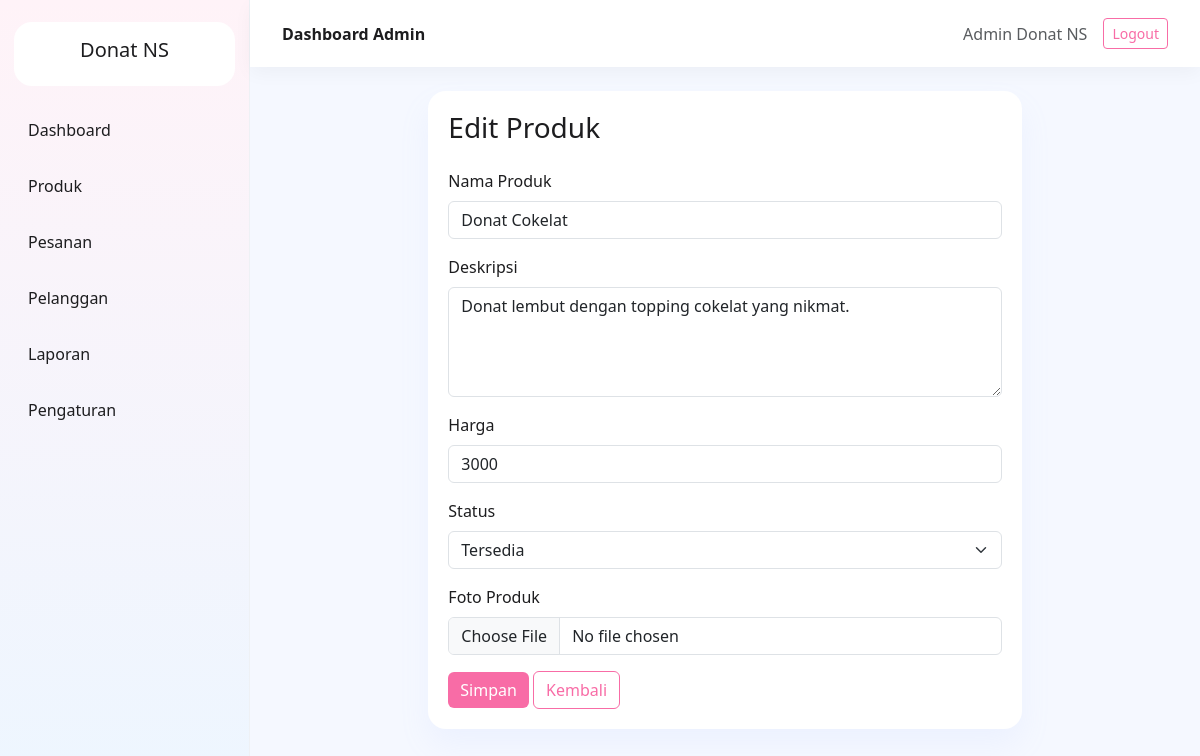
Page /admin/product_edit.php?id=1 (signed in) on the committed database.
### tables this page shows
CREATE TABLE users (
  id INT AUTO_INCREMENT PRIMARY KEY,
  name VARCHAR(255) NOT NULL,
  email VARCHAR(255) NOT NULL UNIQUE,
  phone VARCHAR(50) NOT NULL,
  password VARCHAR(255) NOT NULL,
  role ENUM('admin','customer') NOT NULL DEFAULT 'customer',
  created_at TIMESTAMP DEFAULT CURRENT_TIMESTAMP
);

CREATE TABLE products (
  id INT AUTO_INCREMENT PRIMARY KEY,
  name VARCHAR(255) NOT NULL,
  description TEXT,
  price DECIMAL(12,2) NOT NULL,
  image VARCHAR(255) DEFAULT NULL,
  status ENUM('Tersedia','Habis') NOT NULL DEFAULT 'Tersedia',
  created_at TIMESTAMP DEFAULT CURRENT_TIMESTAMP,
  updated_at TIMESTAMP DEFAULT CURRENT_TIMESTAMP ON UPDATE CURRENT_TIMESTAMP
);

### includes/functions.php (called while the page is built, shortened)
<?php
require_once __DIR__ . '/../config/database.php';
function e($value) {
    return htmlspecialchars((string)$value, ENT_QUOTES, 'UTF-8');
}
function isAdminLoggedIn() {
    return isset($_SESSION['admin_id']);
}
function getCurrentAdmin() {
    $stmt = db()->prepare('SELECT * FROM users WHERE id = :id AND role = "admin" LIMIT 1');
    $stmt->execute([':id' => $_SESSION['admin_id']]);
    return $stmt->fetch();
}

### config/database.php (called while the page is built, shortened)
<?php
function db() {
    static $pdo = null;
    if ($pdo === null) {
        $host = 'localhost';
        $db = 'donat_ns_app';
        $user = 'root';
        $pass = '';
        $charset = 'utf8mb4';
        $dsn = "mysql:host={$host};dbname={$db};charset={$charset}";
        $options = [
            PDO::ATTR_ERRMODE => PDO::ERRMODE_EXCEPTION,
            PDO::ATTR_DEFAULT_FETCH_MODE => PDO::FETCH_ASSOC,
            PDO::ATTR_EMULATE_PREPARES => false,
        ];
        try {
            $pdo = new PDO($dsn, $user, $pass, $options);
        } catch (PDOException $e) {
            http_response_code(500);
            die('Koneksi database gagal. Pastikan MySQL XAMPP aktif dan database donat_ns_app sudah dibuat.');
        }
    }
    return $pdo;
}

### admin/product_edit.php (the view, shortened to what this page needs)
<?php
require_once __DIR__ . '/../config/database.php';
require_once __DIR__ . '/../includes/functions.php';
$id = (int)($_GET['id'] ?? 0);
$stmt = db()->prepare('SELECT * FROM products WHERE id = :id LIMIT 1');
$stmt->execute([':id' => $id]);
$product = $stmt->fetch();
require_once __DIR__ . '/../includes/header_admin.php';
?>
<div class="container-fluid px-4 py-4">
    <div class="row justify-content-center">
        <div class="col-lg-8">
            <div class="summary-card">
                <h3 class="mb-4">Edit Produk</h3>
                <form method="POST" enctype="multipart/form-data">
                    <div class="mb-3"><label class="form-label">Nama Produk</label><input type="text" name="name" class="form-control" value="<?= e($product['name']) ?>" required></div>
                    <div class="mb-3"><label class="form-label">Deskripsi</label><textarea name="description" class="form-control" rows="4" required><?= e($product['description']) ?></textarea></div>
                    <div class="mb-3"><label class="form-label">Harga</label><input type="number" name="price" class="form-control" value="<?= (float)$product['price'] ?>" min="1" step="100" required></div>
                    <div class="mb-3"><label class="form-label">Status</label><select name="status" class="form-select"><option value="Tersedia" <?= $product['status']==='Tersedia' ? 'selected' : '' ?>>Tersedia</option><option value="Habis" <?= $product['status']==='Habis' ? 'selected' : '' ?>>Habis</option></select></div>
                    <div class="mb-3"><label class="form-label">Foto Produk</label><input type="file" name="image" class="form-control"></div>
                    <button type="submit" class="btn btn-pink">Simpan</button>
                    <a href="/donat_ns/admin/products.php" class="btn btn-outline-pink">Kembali</a>
                </form>
            </div>
        </div>
    </div>
</div>
<?php require_once __DIR__ . '/../includes/footer_customer.php'; ?>

### includes/header_admin.php (shortened to what this page needs)
<?php require_once __DIR__ . '/functions.php'; $admin = getCurrentAdmin(); ?>
<!DOCTYPE html>
<html lang="id">
<head>
    <link href="https://cdn.jsdelivr.net/npm/bootstrap@5.3.3/dist/css/bootstrap.min.css" rel="stylesheet">
    <link rel="stylesheet" href="/donat_ns/assets/css/admin.css">
</head>
<body>
<div class="app-shell">
    <?php include __DIR__ . '/sidebar_admin.php'; ?>
    <main class="main-content">
        <nav class="topbar">
            <div class="container-fluid">
                <div class="d-flex justify-content-between align-items-center">
                    <div>
                        <span class="fw-bold">Dashboard Admin</span>
                    </div>
                    <div class="d-flex align-items-center gap-3">
                        <span class="text-muted"><?= e($admin['name'] ?? 'Admin') ?></span>
                        <a href="/donat_ns/admin/logout.php" class="btn btn-sm btn-outline-pink">Logout</a>
                    </div>
                </div>
            </div>
        </nav>

### assets/css/admin.css (style rules this page uses)
:root { --pink: #ffb7d5; --pink-strong: #f86ca6; --blue: #dfeeff; --white: #fff; --text: #1d1d1f; --muted: #6c757d; --shadow: 0 16px 30px rgba(162, 182, 255, 0.1); }
body { background: #f5f8ff; color: var(--text); font-family: 'Segoe UI', sans-serif; }
.app-shell { display: flex; min-height: 100vh; }
.main-content { flex: 1; }
.topbar { background: white; padding: 18px 20px; box-shadow: 0 6px 18px rgba(0,0,0,0.04); }
.chart-card, .summary-card, .product-admin-card { background: white; border-radius: 18px; padding: 20px; box-shadow: var(--shadow); }
.btn-pink { background: var(--pink-strong); border: none; color: white; }
.btn-outline-pink { border: 1px solid var(--pink-strong); color: var(--pink-strong); }

### rows in the picture
users: name "Admin Donat NS"
products: name "Donat Cokelat", description "Donat lembut dengan topping cokelat yang nikmat.", price "3000", status "Tersedia"
